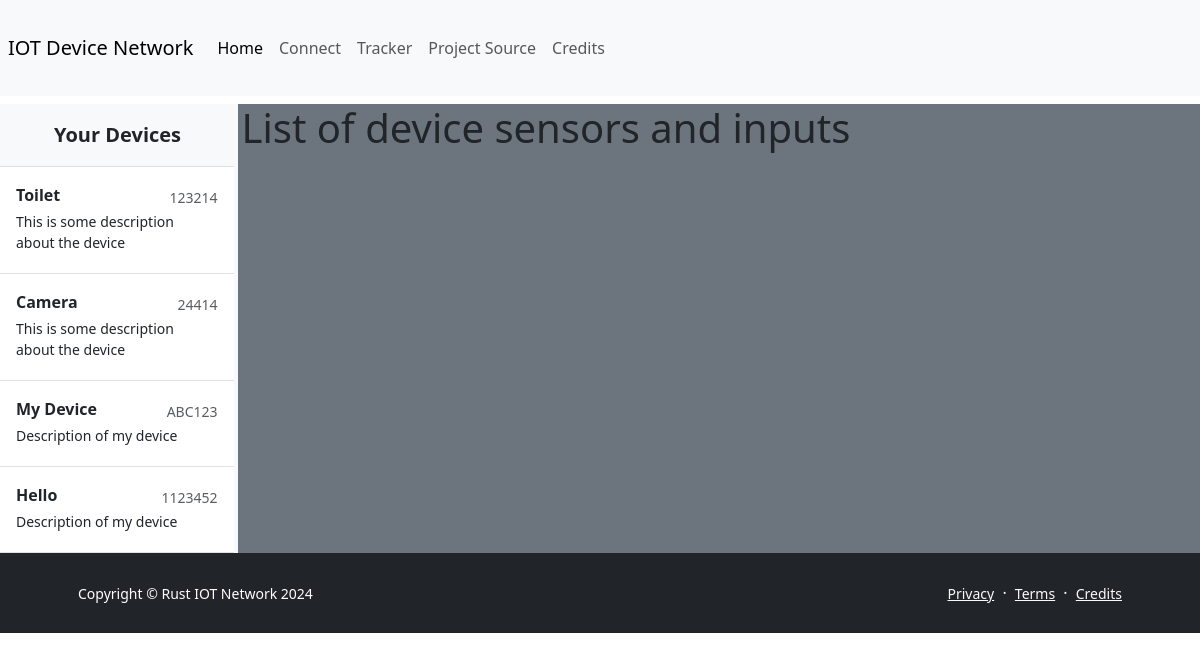
/tracker/ABC123/inspect, run on the app's committed database.
### devices/models.py (models this page shows, shortened)
class Device(models.Model):
    device_id = models.CharField(max_length=100, unique=True)
    device_name = models.CharField(max_length=50)
    device_description = models.CharField(max_length=150)

### devices/views.py (the view)
# urls.py: path('tracker/<device_id>/inspect', views.tracker_device_inspect, name='tracker_inspect'),
def tracker_device_inspect(request, device_id):
    sensors = fetch_device_sensors(device_id)
    return render(request, 'tracker/device_inspect.html', {"device_list":Device.objects.all(), 'sensors':sensors})

### devices/models.py (called while the page is built)
def fetch_device_sensors(device_id):
    try:
        device = Device.objects.get(device_id=device_id)
        sensors = Sensor.objects.filter(device=device)
        return sensors
    except Device.DoesNotExist:
        return []

### devices/templates/tracker/device_inspect.html (shortened to what this page needs)
{% extends 'tracker/tracker.html' %}
{% block view %}
<div>
    <h1>List of device sensors and inputs</h1>
</div>
{% endblock %}

### devices/templates/tracker/device_overview.html
<a href="/tracker/{{device_id}}/inspect" class="list-group-item list-group-item-action py-3 lh-tight">
    <div class="d-flex w-100 align-items-center justify-content-between">
      <strong class="mb-1">{{ device_name }}</strong>
      <small class="text-muted">{{ device_id }}</small>
    </div>
    <div class="col-10 mb-1 small">{{ device_description }}</div>
</a>

### data on the page
Device: device_name "Toilet", device "123214", device_description "This is some description about the device"
Device: device_name "Camera", device "24414", device_description "This is some description about the device"
Device: device_name "My Device", device "ABC123", device_description "Description of my device"
Device: device_name "Hello", device "1123452", device_description "Description of my device"
